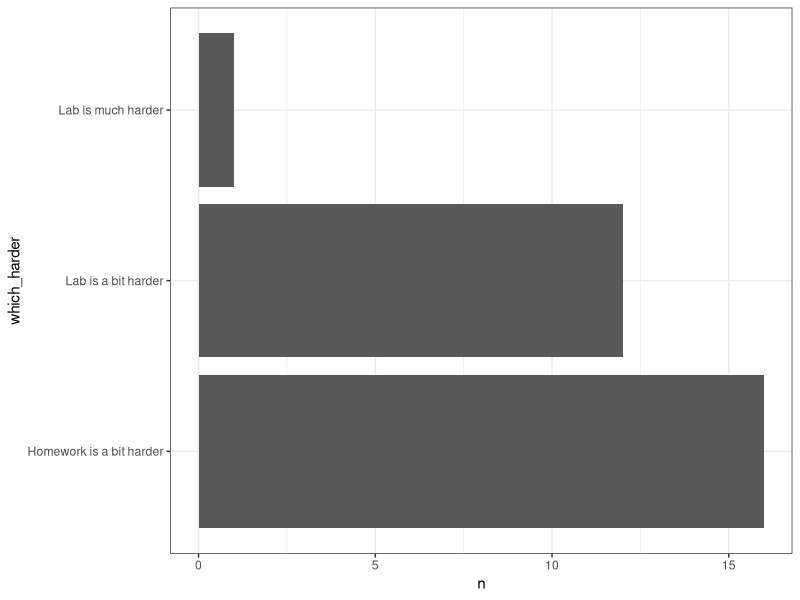
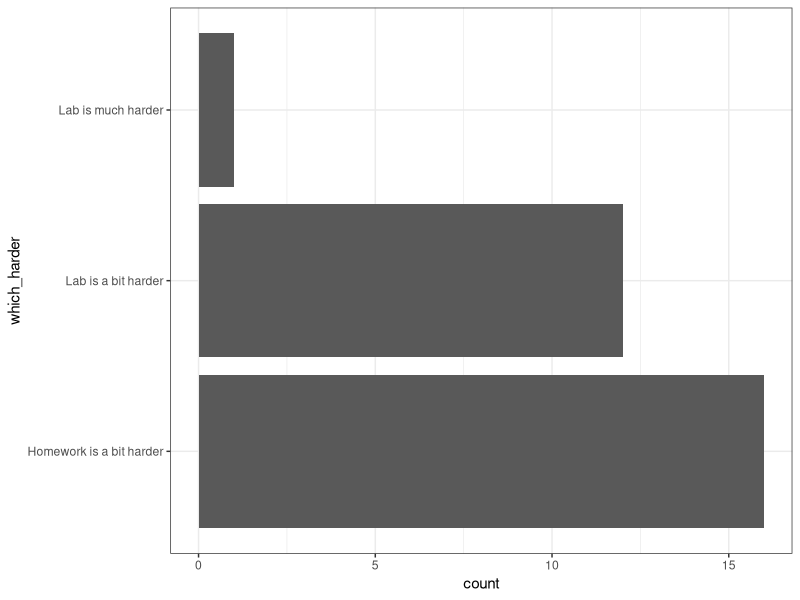
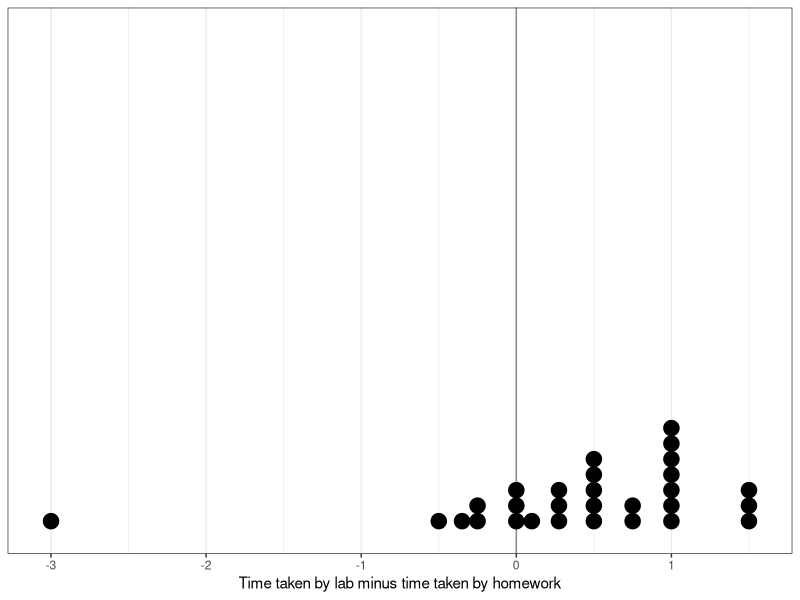
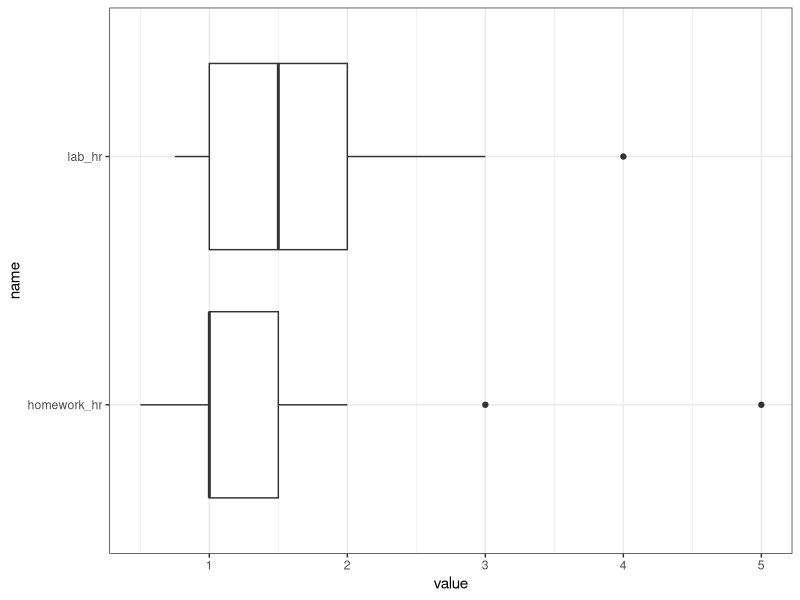

These figures' R source, in order:
## ---- chunk 1
library(tidyverse)
theme_set(theme_bw())
## ---- chunk 2
results <- tibble::tribble(
  ~which_harder, ~lab_hr, ~homework_hr,
             "Lab is much harder",       2,          1.5,
            "Lab is a bit harder",       1,         0.75,
            "Lab is a bit harder",     1.5,         0.75,
       "Homework is a bit harder",     1.5,            1,
       "Homework is a bit harder",       3,            2,
       "Homework is a bit harder",     2.5,          1.5,
       "Homework is a bit harder",    0.75,          1.1,
       "Homework is a bit harder",     1.5,            1,
            "Lab is a bit harder",       1,         0.75,
       "Homework is a bit harder",     1.5,          1.5,
       "Homework is a bit harder",       1,         1.25,
       "Homework is a bit harder",       1,            1,
            "Lab is a bit harder",     1.3,            1,
       "Homework is a bit harder",       1,          1.5,
       "Homework is a bit harder",    1.25,          0.5,
       "Homework is a bit harder",    0.75,            1,
            "Lab is a bit harder",       4,            3,
       "Homework is a bit harder",       3,          1.5,
            "Lab is a bit harder",     1.5,            1,
       "Homework is a bit harder",       2,            5,
            "Lab is a bit harder",     1.5,            1,
       "Homework is a bit harder",       1,            1,
            "Lab is a bit harder",       2,            1,
            "Lab is a bit harder",     2.5,          1.5,
            "Lab is a bit harder",       2,          0.5,
       "Homework is a bit harder",       2,          0.5,
            "Lab is a bit harder",     2.5,          1.5,
            "Lab is a bit harder",     1.1,            1,
       "Homework is a bit harder",       2,            1
  )
## ---- chunk 3
results %>%
  count(which_harder) %>% 
  ggplot(aes(y = which_harder, x = n)) + geom_col()
results %>% 
  ggplot(aes(y = which_harder)) +
    geom_bar()
## ---- chunk 4
results %>%
  mutate(lab_longer = lab_hr - homework_hr) %>% 
  ggplot(aes(x = lab_longer)) +
    geom_vline(xintercept = 0, color = "#888888") +
    geom_dotplot(binwidth = .1) +
    scale_y_continuous(NULL, breaks = NULL) + # hide y axis
    labs(x = "Time taken by lab minus time taken by homework")
## ---- chunk 5
results %>% 
  select(-which_harder) %>% 
  pivot_longer(everything()) %>% 
  ggplot(aes(y = name, x = value)) +
    geom_boxplot()
